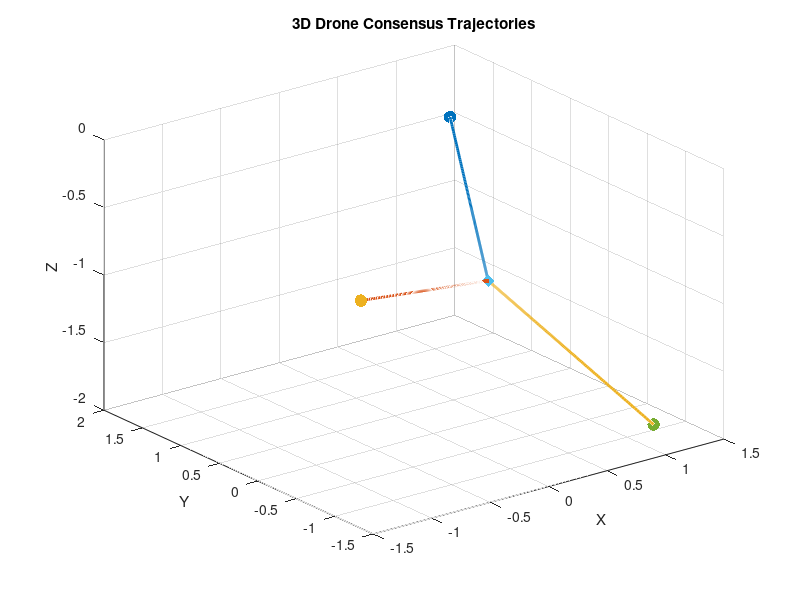

Recreate this plot in MATLAB.
clc; clear; close all;

Tend = 10;
dt   = 0.005;
Nsim = round(Tend/dt) + 1;
t    = linspace(0, Tend, Nsim);

n_drones = 3;
target_position = randn(18,n_drones); % R3 positions
L = n_drones*eye(n_drones) - ones(n_drones);

disp("Correct consensus value:")
disp(mean(target_position))

% store trajectories
target = zeros(18,n_drones,Nsim);

for k = 1:Nsim
    target(:,:,k) = target_position;
    target_position = target_position - dt*target_position*L;
end

disp("Final consensus positions:")
disp(target_position)

figure
hold on
grid on
view(3)

for i = 1:n_drones
    x = squeeze(target(1,i,:));
    y = squeeze(target(2,i,:));
    z = squeeze(target(3,i,:));
    
    plot3(x,y,z,'LineWidth',2)
    scatter3(x(1),y(1),z(1),80,'filled') % start point
    scatter3(x(end),y(end),z(end),80,'d','filled') % end point
end

xlabel('X')
ylabel('Y')
zlabel('Z')
title('3D Drone Consensus Trajectories')
